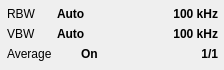
      <widget class="SA_ClickedWidget" name="widget_BW" native="true">
       <property name="geometry">
        <rect>
         <x>14</x>
         <y>260</y>
         <width>224</width>
         <height>70</height>
        </rect>
       </property>
       <property name="styleSheet">
        <string notr="true">/*******************indoor**********************/
#BitSA[status  =  &quot;indoor&quot;] QWidget
{
	border-radius:2px;	
	border:1px solid rgba(151,151,151,1);
}
#BitSA[status  =  &quot;indoor&quot;] QLabel
{
	border-style:flat;
	font-size:13px;
	color:rgba(255, 255, 255, 1);
}
#BitSA[status  =  &quot;indoor&quot;] #lblRBWType,   
#BitSA[status  =  &quot;indoor&quot;] #lblVBWType,   
#BitSA[status  =  &quot;indoor&quot;] #lblAveOn
{
	color:rgba(240, 179, 29, 1);
}

/*******************outdoor**********************/
#BitSA[status  =  &quot;outdoor&quot;] QWidget
{
	border-radius:2px;	
	border:1px solid rgba(151,151,151,1);
}
#BitSA[status  =  &quot;outdoor&quot;] QLabel
{
	border-style:flat;
	font-size:13px;
    color:rgb(1,1,1);
}
#BitSA[status  =  &quot;outdoor&quot;] #lblRBWType,   
#BitSA[status  =  &quot;outdoor&quot;] #lblVBWType,   
#BitSA[status  =  &quot;outdoor&quot;] #lblAveOn
{
	color:rgba(240, 179, 29, 1);
}
/*******************night**********************/
#BitSA[status  =  &quot;night&quot;] QWidget
{
	border-radius:2px;	
	border:1px solid #948262;
}
#BitSA[status  =  &quot;night&quot;] QLabel
{
	border-style:flat;
	font-size:13px;
	color:#FBDBA7;
}
#BitSA[status  =  &quot;night&quot;] #lblRBWType,   
#BitSA[status  =  &quot;night&quot;] #lblVBWType,   
#BitSA[status  =  &quot;night&quot;] #lblAveOn
{
	color:#EB9912;
}</string>
       </property>
       <widget class="SA_ClickedLabel" name="lblAverage">
        <property name="geometry">
         <rect>
          <x>7</x>
          <y>45</y>
          <width>71</width>
          <height>17</height>
         </rect>
        </property>
        <property name="text">
         <string>Average</string>
        </property>
       </widget>
       <widget class="QLabel" name="lblVBW">
        <property name="geometry">
         <rect>
          <x>7</x>
          <y>25</y>
          <width>41</width>
          <height>17</height>
         </rect>
        </property>
        <property name="text">
         <string>VBW</string>
        </property>
       </widget>
       <widget class="QLabel" name="lblRBW">
        <property name="geometry">
         <rect>
          <x>7</x>
          <y>5</y>
          <width>41</width>
          <height>17</height>
         </rect>
        </property>
        <property name="text">
         <string>RBW</string>
        </property>
       </widget>
       <widget class="QLabel" name="lblRBWType">
        <property name="geometry">
         <rect>
          <x>57</x>
          <y>5</y>
          <width>61</width>
          <height>17</height>
         </rect>
        </property>
        <property name="styleSheet">
         <string notr="true">font-weight:bold;</string>
        </property>
        <property name="text">
         <string>Auto</string>
        </property>
       </widget>
       <widget class="QLabel" name="lblVBWType">
        <property name="geometry">
         <rect>
          <x>57</x>
          <y>25</y>
          <width>61</width>
          <height>17</height>
         </rect>
        </property>
        <property name="styleSheet">
         <string notr="true">font-weight:bold;</string>
        </property>
        <property name="text">
         <string>Auto</string>
        </property>
       </widget>
       <widget class="SA_ClickedLabel" name="lblAverageValue">
        <property name="geometry">
         <rect>
          <x>117</x>
          <y>45</y>
          <width>101</width>
          <height>17</height>
         </rect>
        </property>
        <property name="styleSheet">
         <string notr="true">font-weight:bold;</string>
        </property>
        <property name="text">
         <string>1/1</string>
        </property>
        <property name="alignment">
         <set>Qt::AlignRight|Qt::AlignTrailing|Qt::AlignVCenter</set>
        </property>
       </widget>
       <widget class="QLabel" name="lblVBWValue">
        <property name="geometry">
         <rect>
          <x>117</x>
          <y>25</y>
          <width>101</width>
          <height>17</height>
         </rect>
        </property>
        <property name="styleSheet">
         <string notr="true">font-weight:bold;</string>
        </property>
        <property name="text">
         <string>100 kHz</string>
        </property>
        <property name="alignment">
         <set>Qt::AlignRight|Qt::AlignTrailing|Qt::AlignVCenter</set>
        </property>
       </widget>
       <widget class="QLabel" name="lblRBWValue">
        <property name="geometry">
         <rect>
          <x>117</x>
          <y>5</y>
          <width>101</width>
          <height>17</height>
         </rect>
        </property>
        <property name="styleSheet">
         <string notr="true">font-weight:bold;</string>
        </property>
        <property name="text">
         <string>100 kHz</string>
        </property>
        <property name="alignment">
         <set>Qt::AlignRight|Qt::AlignTrailing|Qt::AlignVCenter</set>
        </property>
       </widget>
       <widget class="QLabel" name="lblAveOn">
        <property name="geometry">
         <rect>
          <x>81</x>
          <y>45</y>
          <width>61</width>
          <height>17</height>
         </rect>
        </property>
        <property name="styleSheet">
         <string notr="true">font-weight:bold;</string>
        </property>
        <property name="text">
         <string>On</string>
        </property>
       </widget>
      </widget>
